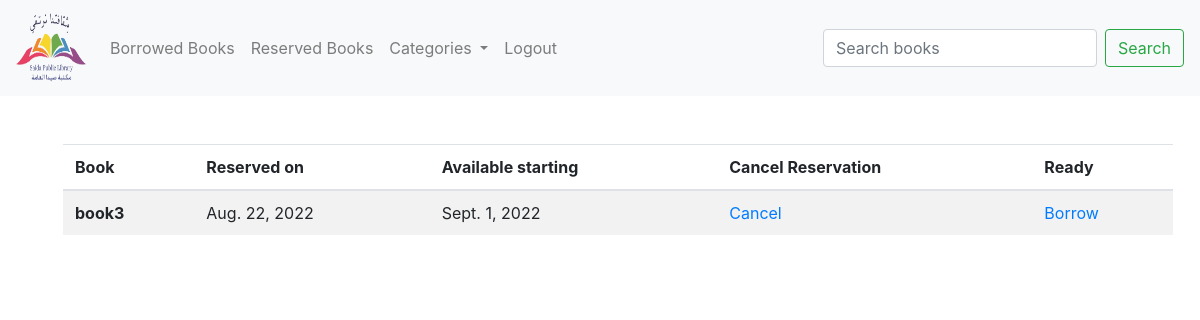
The page /reserved_books/2 (signed in) on the database its author committed.
### booksTransaction/models.py (models this page shows, shortened)
class Reservation(models.Model):
    book=models.ForeignKey(Book,on_delete=models.CASCADE)
    user=models.ForeignKey(User,on_delete=models.CASCADE)
    reservation_date= models.DateField(default=datetime.datetime.now())
    is_ready=models.BooleanField(default=False)
    @property
    def availibility_date(self):
        book=Borrowing.objects.filter(book=self.book)
        if book:
            availibility_date=book.order_by('return_date')[0]
            return availibility_date.return_date

class Borrowing(models.Model):
    book=models.ForeignKey(Book,on_delete=models.CASCADE)
    user=models.ForeignKey(User,on_delete=models.CASCADE)
    borrow_date=models.DateField(default=datetime.datetime.now())
    return_date=models.DateField(blank=True, null=True)
    renew_borrowing=models.BooleanField(default=False)

### books/models.py (models this page shows, shortened)
class Book(models.Model):
    book_title=models.CharField('book_title',max_length=120)
    description=models.TextField('description',null=True)
    author_name=models.CharField('author_name',max_length=120)
    number_of_pages=models.IntegerField('number_of_pages')
    number_of_copies=models.IntegerField('number_of_copies')
    publication_year=models.IntegerField('publication_year')
    lang_id=models.ForeignKey(Language,on_delete=models.CASCADE)
    cat_id=models.ForeignKey(Category,on_delete=models.CASCADE)
    book_img=models.ImageField(null=True,blank=True,upload_to="assets/")

### booksTransaction/views.py (the view)
# urls.py: path('reserved_books/<user_id>',booksTrans_view.reserved_books,name="reserved_books"),
@login_required(login_url='login')
def reserved_books(request,user_id):
    member=User.objects.get(pk=user_id)
    reserved_books=Reservation.objects.filter(user=member)
    return render(request,"reserved.html",{'books':reserved_books,'cats':cats})

### books/models.py (called while the page is built)
    def __str__(self):
        return self.name

### booksTransaction/templates/reserved.html
{% extends 'base.html' %}
{% block content %}
<table class="table table-striped">
    <thead>
      <tr>
        <th scope="col">Book</th>
        <th scope="col">Reserved on</th>
        <th scope="col">Available starting</th>
        <th scope="col">Cancel Reservation</th>
        <th scope="col">Ready</th>
      </tr>
    </thead>
    <tbody>
        {% for book in books %}
            <tr>
                <th scope="row">{{book.book.book_title}}</th>
                <td>{{book.reservation_date}}</td>
                <td>{{book.availibility_date}}</td>
                <td>
                  <a href="{% url 'cancel_reservation' book.book.id book.user.id %}">Cancel</a>
                </td>
                <td>
                  {% if book.is_ready %}
                    <a href="{% url 'borrow_book' book.book.id book.user.id %}"> Borrow </a>
                  {% endif %}
                </td>
            </tr>
        {% endfor %}
    </tbody>
  </table>
{% endblock %}

### rows shown on the page
Reservation: book.book_title "book3", reservation_date "Aug. 22, 2022", availibility_date "Sept. 1, 2022", is_ready "Borrow"
